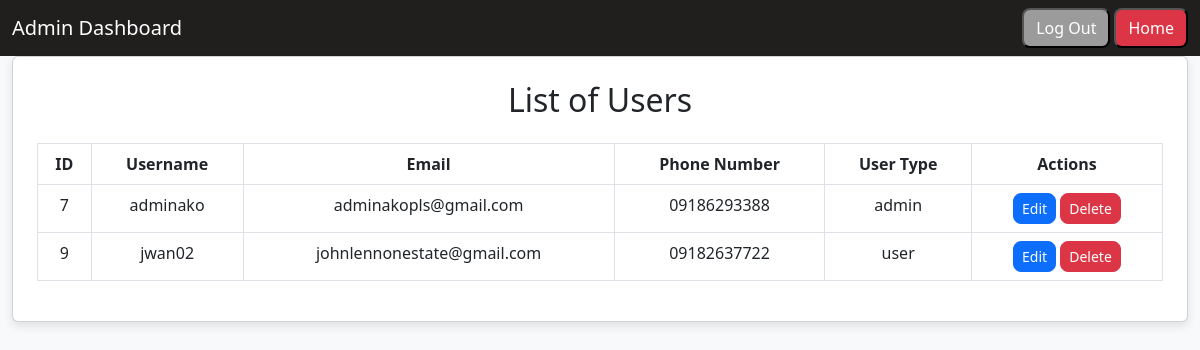
The page /private/admin.php on the database its author committed.
### tables this page shows
CREATE TABLE `users` (
  `user_id` int(11) NOT NULL,
  `username` varchar(50) NOT NULL,
  `password` varchar(50) NOT NULL,
  `email` varchar(50) NOT NULL,
  `phone` char(11) NOT NULL CHECK (`phone` regexp '^[0-9]{11}$'),
  `firstname` varchar(100) NOT NULL,
  `middlename` varchar(100) DEFAULT NULL,
  `lastname` varchar(100) NOT NULL,
  `usertype` enum('admin','user') NOT NULL DEFAULT 'user'
);

### private/admin.php (the view, shortened to what this page needs)
<!DOCTYPE html>
<html lang="en">
<head>
    <link rel="stylesheet" href="https://cdn.jsdelivr.net/npm/bootstrap@5.3.0/dist/css/bootstrap.min.css">
</head>
<body>
    <nav class="navbar navbar-expand-lg navbar-dark">
        <div class="container">
            <a class="navbar-brand" href="#">Admin Dashboard</a>
            <div class="navbar-links">
                <form action="../public/login.php">
                    <button class="logout-btn">Log Out</button>
                </form>
                <form action="../public/homefeed.php">
                    <button class="home-btn">Home</button>
                </form>
            </div>
        </div>
    </nav>
    <div class="container">
        <div class="card p-4">
            <h2 class="text-center mb-4">List of Users</h2>
            <table class="table table-bordered table-hover text-center">
                <thead>
                    <tr>
                        <th>ID</th>
                        <th>Username</th>
                        <th>Email</th>
                        <th>Phone Number</th>
                        <th>User Type</th>
                        <th>Actions</th>
                    </tr>
                </thead>
                <tbody>
                <?php
                include("../public/connection.php");
                $sql = "SELECT * FROM users";
                $res = $con->query($sql);
                while ($row = $res->fetch_assoc()) {
                    echo "<tr>
                        <td>{$row['user_id']}</td>
                        <td>{$row['username']}</td>
                        <td>{$row['email']}</td>
                        <td>{$row['phone']}</td>
                        <td>{$row['usertype']}</td>
                        <td>
                            <form action='update.php' method='GET' style='display:inline;'>
                                <input type='hidden' name='user_id' value='{$row['user_id']}'>
                                <button type='submit' class='btn btn-primary btn-sm'>Edit</button>
                            </form>
                            <form action='delete.php' method='GET' style='display:inline;'>
                                <input type='hidden' name='user_id' value='{$row['user_id']}'>
                                <button type='submit' class='btn btn-danger btn-sm'>Delete</button>
                            </form>
                        </td>
                    </tr>";
                }
                ?>
                </tbody>
            </table>
        </div>
    </div>
</body>
</html>

### private/admin.php (style rules this page uses)
body { background-color: #f8f9fa; }
.navbar { background-color: #211e1e; }
.navbar-brand, .nav-link { color: white !important; }
.container { width: 100vw !important; max-width: 100% !important; }
.card { width: 100%; padding: 20px; box-shadow: 0px 4px 10px rgba(0, 0, 0, 0.1); }
.table thead { background-color: #007bff; color: white; }
.btn-sm { border-radius: 8px; }
.logout-btn { background-color: #9B9B9B; color: white; border-radius: 8px; padding: 6px 12px; }
.home-btn { background-color: #dc3545; color: white; border-radius: 8px; padding: 6px 12px; }
.navbar-links { display: flex; gap: 4px; }

### rows shown on the page
users: user_id "7", username "adminako", email "adminakopls@gmail.com", phone "09186293388", usertype "admin"
users: user_id "9", username "jwan02", email "johnlennonestate@gmail.com", phone "09182637722", usertype "user"
